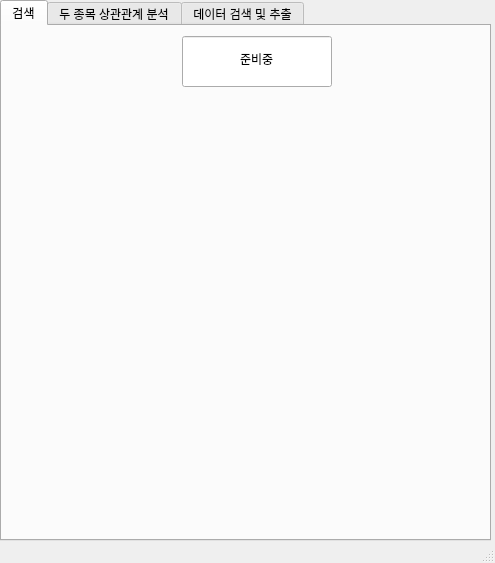
<?xml version="1.0" encoding="UTF-8"?>
<ui version="4.0">
 <class>MainWindow</class>
 <widget class="QMainWindow" name="MainWindow">
  <property name="geometry">
   <rect>
    <x>0</x>
    <y>0</y>
    <width>495</width>
    <height>563</height>
   </rect>
  </property>
  <property name="font">
   <font>
    <stylestrategy>PreferAntialias</stylestrategy>
   </font>
  </property>
  <property name="windowTitle">
   <string>MainWindow</string>
  </property>
  <widget class="QWidget" name="centralwidget">
   <widget class="QTabWidget" name="tabWidget">
    <property name="geometry">
     <rect>
      <x>0</x>
      <y>0</y>
      <width>491</width>
      <height>541</height>
     </rect>
    </property>
    <property name="currentIndex">
     <number>0</number>
    </property>
    <widget class="QWidget" name="tab_1">
     <attribute name="title">
      <string>검색</string>
     </attribute>
     <widget class="QLineEdit" name="lineEdit">
      <property name="geometry">
       <rect>
        <x>180</x>
        <y>10</y>
        <width>150</width>
        <height>51</height>
       </rect>
      </property>
      <property name="layoutDirection">
       <enum>Qt::LeftToRight</enum>
      </property>
      <property name="text">
       <string>준비중</string>
      </property>
      <property name="frame">
       <bool>true</bool>
      </property>
      <property name="alignment">
       <set>Qt::AlignCenter</set>
      </property>
      <property name="readOnly">
       <bool>true</bool>
      </property>
     </widget>
    </widget>
    <widget class="QWidget" name="tab_3">
     <attribute name="title">
      <string>두 종목 상관관계 분석</string>
     </attribute>
     <widget class="QTabWidget" name="tabWidget_2">
      <property name="geometry">
       <rect>
        <x>30</x>
        <y>150</y>
        <width>421</width>
        <height>361</height>
       </rect>
      </property>
      <property name="sizePolicy">
       <sizepolicy hsizetype="Ignored" vsizetype="Ignored">
        <horstretch>0</horstretch>
        <verstretch>0</verstretch>
       </sizepolicy>
      </property>
      <property name="currentIndex">
       <number>0</number>
      </property>
      <widget class="QWidget" name="tab">
       <attribute name="title">
        <string>분석 결과 값</string>
       </attribute>
       <widget class="QTextEdit" name="textEdit">
        <property name="geometry">
         <rect>
          <x>0</x>
          <y>0</y>
          <width>421</width>
          <height>341</height>
         </rect>
        </property>
       </widget>
      </widget>
      <widget class="QWidget" name="tab_13">
       <attribute name="title">
        <string>분석 그래프</string>
       </attribute>
       <widget class="QGraphicsView" name="graphicsView">
        <property name="geometry">
         <rect>
          <x>0</x>
          <y>0</y>
          <width>421</width>
          <height>341</height>
         </rect>
        </property>
       </widget>
      </widget>
     </widget>
     <widget class="QWidget" name="horizontalLayoutWidget_5">
      <property name="geometry">
       <rect>
        <x>30</x>
        <y>90</y>
        <width>421</width>
        <height>51</height>
       </rect>
      </property>
      <layout class="QHBoxLayout" name="horizontalLayout">
       <item>
        <layout class="QHBoxLayout" name="horizontalLayout_1">
         <item>
          <layout class="QVBoxLayout" name="verticalLayout_1">
           <item alignment="Qt::AlignHCenter|Qt::AlignBottom">
            <widget class="QLabel" name="label1">
             <property name="sizePolicy">
              <sizepolicy hsizetype="Fixed" vsizetype="Fixed">
               <horstretch>0</horstretch>
               <verstretch>0</verstretch>
              </sizepolicy>
             </property>
             <property name="font">
              <font>
               <pointsize>9</pointsize>
               <stylestrategy>PreferAntialias</stylestrategy>
              </font>
             </property>
             <property name="text">
              <string>데이터 수</string>
             </property>
             <property name="alignment">
              <set>Qt::AlignCenter</set>
             </property>
            </widget>
           </item>
           <item>
            <widget class="QTextEdit" name="data_len1">
             <property name="sizePolicy">
              <sizepolicy hsizetype="Ignored" vsizetype="Ignored">
               <horstretch>0</horstretch>
               <verstretch>0</verstretch>
              </sizepolicy>
             </property>
             <property name="font">
              <font>
               <pointsize>11</pointsize>
               <stylestrategy>PreferDefault</stylestrategy>
              </font>
             </property>
             <property name="toolTip">
              <string>&lt;html&gt;&lt;head/&gt;&lt;body&gt;&lt;p&gt;10개 단위로 입력 가능&lt;/p&gt;&lt;/body&gt;&lt;/html&gt;</string>
             </property>
             <property name="layoutDirection">
              <enum>Qt::LeftToRight</enum>
             </property>
             <property name="inputMethodHints">
              <set>Qt::ImhNone</set>
             </property>
             <property name="verticalScrollBarPolicy">
              <enum>Qt::ScrollBarAlwaysOff</enum>
             </property>
             <property name="horizontalScrollBarPolicy">
              <enum>Qt::ScrollBarAlwaysOff</enum>
             </property>
             <property name="tabChangesFocus">
              <bool>true</bool>
             </property>
             <property name="documentTitle">
              <string/>
             </property>
             <property name="html">
              <string>&lt;!DOCTYPE HTML PUBLIC &quot;-//W3C//DTD HTML 4.0//EN&quot; &quot;http://www.w3.org/TR/REC-html40/strict.dtd&quot;&gt;
&lt;html&gt;&lt;head&gt;&lt;meta name=&quot;qrichtext&quot; content=&quot;1&quot; /&gt;&lt;style type=&quot;text/css&quot;&gt;
p, li { white-space: pre-wrap; }
&lt;/style&gt;&lt;/head&gt;&lt;body style=&quot; font-family:'Gulim'; font-size:11pt; font-weight:400; font-style:normal;&quot;&gt;
&lt;p align=&quot;center&quot; style=&quot;-qt-paragraph-type:empty; margin-top:0px; margin-bottom:0px; margin-left:0px; margin-right:0px; -qt-block-indent:0; text-indent:0px;&quot;&gt;&lt;br /&gt;&lt;/p&gt;&lt;/body&gt;&lt;/html&gt;</string>
             </property>
             <property name="overwriteMode">
              <bool>true</bool>
             </property>
             <property name="placeholderText">
              <string/>
             </property>
            </widget>
           </item>
          </layout>
         </item>
         <item>
          <layout class="QVBoxLayout" name="verticalLayout_2">
           <item alignment="Qt::AlignHCenter|Qt::AlignBottom">
            <widget class="QLabel" name="label_2">
             <property name="sizePolicy">
              <sizepolicy hsizetype="Fixed" vsizetype="Fixed">
               <horstretch>0</horstretch>
               <verstretch>0</verstretch>
              </sizepolicy>
             </property>
             <property name="font">
              <font>
               <pointsize>9</pointsize>
               <stylestrategy>PreferAntialias</stylestrategy>
              </font>
             </property>
             <property name="text">
              <string>종목 코드 1</string>
             </property>
             <property name="alignment">
              <set>Qt::AlignCenter</set>
             </property>
            </widget>
           </item>
           <item>
            <widget class="QTextEdit" name="stock_num">
             <property name="sizePolicy">
              <sizepolicy hsizetype="Ignored" vsizetype="Ignored">
               <horstretch>0</horstretch>
               <verstretch>0</verstretch>
              </sizepolicy>
             </property>
             <property name="font">
              <font>
               <pointsize>11</pointsize>
               <stylestrategy>PreferAntialias</stylestrategy>
              </font>
             </property>
             <property name="toolTip">
              <string>&lt;html&gt;&lt;head/&gt;&lt;body&gt;&lt;p&gt;숫자 여섯자리&lt;/p&gt;&lt;/body&gt;&lt;/html&gt;</string>
             </property>
             <property name="layoutDirection">
              <enum>Qt::LeftToRight</enum>
             </property>
             <property name="inputMethodHints">
              <set>Qt::ImhNone</set>
             </property>
             <property name="verticalScrollBarPolicy">
              <enum>Qt::ScrollBarAlwaysOff</enum>
             </property>
             <property name="horizontalScrollBarPolicy">
              <enum>Qt::ScrollBarAlwaysOff</enum>
             </property>
             <property name="tabChangesFocus">
              <bool>true</bool>
             </property>
             <property name="documentTitle">
              <string/>
             </property>
             <property name="html">
              <string>&lt;!DOCTYPE HTML PUBLIC &quot;-//W3C//DTD HTML 4.0//EN&quot; &quot;http://www.w3.org/TR/REC-html40/strict.dtd&quot;&gt;
&lt;html&gt;&lt;head&gt;&lt;meta name=&quot;qrichtext&quot; content=&quot;1&quot; /&gt;&lt;style type=&quot;text/css&quot;&gt;
p, li { white-space: pre-wrap; }
&lt;/style&gt;&lt;/head&gt;&lt;body style=&quot; font-family:'Gulim'; font-size:11pt; font-weight:400; font-style:normal;&quot;&gt;
&lt;p align=&quot;center&quot; style=&quot;-qt-paragraph-type:empty; margin-top:0px; margin-bottom:0px; margin-left:0px; margin-right:0px; -qt-block-indent:0; text-indent:0px; font-size:9pt;&quot;&gt;&lt;br /&gt;&lt;/p&gt;&lt;/body&gt;&lt;/html&gt;</string>
             </property>
             <property name="overwriteMode">
              <bool>true</bool>
             </property>
             <property name="placeholderText">
              <string/>
             </property>
            </widget>
           </item>
          </layout>
         </item>
         <item>
          <layout class="QVBoxLayout" name="verticalLayout_3">
           <item alignment="Qt::AlignHCenter|Qt::AlignBottom">
            <widget class="QLabel" name="label_3">
             <property name="sizePolicy">
              <sizepolicy hsizetype="Fixed" vsizetype="Fixed">
               <horstretch>0</horstretch>
               <verstretch>0</verstretch>
              </sizepolicy>
             </property>
             <property name="font">
              <font>
               <pointsize>9</pointsize>
               <stylestrategy>PreferAntialias</stylestrategy>
              </font>
             </property>
             <property name="text">
              <string>종목 코드 2</string>
             </property>
             <property name="alignment">
              <set>Qt::AlignCenter</set>
             </property>
            </widget>
           </item>
           <item>
            <widget class="QTextEdit" name="stock_num_2">
             <property name="sizePolicy">
              <sizepolicy hsizetype="Ignored" vsizetype="Ignored">
               <horstretch>0</horstretch>
               <verstretch>0</verstretch>
              </sizepolicy>
             </property>
             <property name="font">
              <font>
               <pointsize>11</pointsize>
               <stylestrategy>PreferAntialias</stylestrategy>
              </font>
             </property>
             <property name="toolTip">
              <string>&lt;html&gt;&lt;head/&gt;&lt;body&gt;&lt;p&gt;숫자 여섯자리&lt;/p&gt;&lt;/body&gt;&lt;/html&gt;</string>
             </property>
             <property name="layoutDirection">
              <enum>Qt::LeftToRight</enum>
             </property>
             <property name="inputMethodHints">
              <set>Qt::ImhNone</set>
             </property>
             <property name="verticalScrollBarPolicy">
              <enum>Qt::ScrollBarAlwaysOff</enum>
             </property>
             <property name="horizontalScrollBarPolicy">
              <enum>Qt::ScrollBarAlwaysOff</enum>
             </property>
             <property name="tabChangesFocus">
              <bool>true</bool>
             </property>
             <property name="documentTitle">
              <string/>
             </property>
             <property name="html">
              <string>&lt;!DOCTYPE HTML PUBLIC &quot;-//W3C//DTD HTML 4.0//EN&quot; &quot;http://www.w3.org/TR/REC-html40/strict.dtd&quot;&gt;
&lt;html&gt;&lt;head&gt;&lt;meta name=&quot;qrichtext&quot; content=&quot;1&quot; /&gt;&lt;style type=&quot;text/css&quot;&gt;
p, li { white-space: pre-wrap; }
&lt;/style&gt;&lt;/head&gt;&lt;body style=&quot; font-family:'Gulim'; font-size:11pt; font-weight:400; font-style:normal;&quot;&gt;
&lt;p align=&quot;center&quot; style=&quot;-qt-paragraph-type:empty; margin-top:0px; margin-bottom:0px; margin-left:0px; margin-right:0px; -qt-block-indent:0; text-indent:0px; font-size:9pt;&quot;&gt;&lt;br /&gt;&lt;/p&gt;&lt;/body&gt;&lt;/html&gt;</string>
             </property>
             <property name="overwriteMode">
              <bool>true</bool>
             </property>
             <property name="placeholderText">
              <string/>
             </property>
            </widget>
           </item>
          </layout>
         </item>
        </layout>
       </item>
       <item>
        <widget class="QPushButton" name="Start_btn_1">
         <property name="sizePolicy">
          <sizepolicy hsizetype="Maximum" vsizetype="Ignored">
           <horstretch>0</horstretch>
           <verstretch>0</verstretch>
          </sizepolicy>
         </property>
         <property name="font">
          <font>
           <pointsize>10</pointsize>
           <stylestrategy>PreferAntialias</stylestrategy>
          </font>
         </property>
         <property name="autoFillBackground">
          <bool>false</bool>
         </property>
         <property name="text">
          <string>Start</string>
         </property>
        </widget>
       </item>
       <item>
        <widget class="QPushButton" name="Cancel_btn_1">
         <property name="sizePolicy">
          <sizepolicy hsizetype="Maximum" vsizetype="Ignored">
           <horstretch>0</horstretch>
           <verstretch>0</verstretch>
          </sizepolicy>
         </property>
         <property name="font">
          <font>
           <pointsize>10</pointsize>
           <stylestrategy>PreferAntialias</stylestrategy>
          </font>
         </property>
         <property name="autoFillBackground">
          <bool>false</bool>
         </property>
         <property name="text">
          <string>Cancel</string>
         </property>
        </widget>
       </item>
      </layout>
     </widget>
     <widget class="QLabel" name="label1_2">
      <property name="geometry">
       <rect>
        <x>30</x>
        <y>10</y>
        <width>421</width>
        <height>71</height>
       </rect>
      </property>
      <property name="sizePolicy">
       <sizepolicy hsizetype="Fixed" vsizetype="Fixed">
        <horstretch>0</horstretch>
        <verstretch>0</verstretch>
       </sizepolicy>
      </property>
      <property name="font">
       <font>
        <pointsize>9</pointsize>
        <stylestrategy>PreferAntialias</stylestrategy>
       </font>
      </property>
      <property name="frameShape">
       <enum>QFrame::NoFrame</enum>
      </property>
      <property name="frameShadow">
       <enum>QFrame::Plain</enum>
      </property>
      <property name="text">
       <string>&lt;html&gt;&lt;head/&gt;&lt;body&gt;&lt;p&gt;Tip&lt;/p&gt;&lt;p&gt;1. 데이터 수는 10배수로 입력 가능 (최근 데이터부터 가져올 수 있음)&lt;/p&gt;&lt;p&gt;2. 종목 코드는 숫자 6자리&lt;/p&gt;&lt;/body&gt;&lt;/html&gt;</string>
      </property>
      <property name="textFormat">
       <enum>Qt::AutoText</enum>
      </property>
      <property name="alignment">
       <set>Qt::AlignLeading|Qt::AlignLeft|Qt::AlignVCenter</set>
      </property>
     </widget>
    </widget>
    <widget class="QWidget" name="tab_2">
     <attribute name="title">
      <string>데이터 검색 및 추출</string>
     </attribute>
     <widget class="QLabel" name="label1_3">
      <property name="geometry">
       <rect>
        <x>30</x>
        <y>10</y>
        <width>421</width>
        <height>71</height>
       </rect>
      </property>
      <property name="sizePolicy">
       <sizepolicy hsizetype="Fixed" vsizetype="Fixed">
        <horstretch>0</horstretch>
        <verstretch>0</verstretch>
       </sizepolicy>
      </property>
      <property name="font">
       <font>
        <pointsize>9</pointsize>
        <stylestrategy>PreferAntialias</stylestrategy>
       </font>
      </property>
      <property name="frameShape">
       <enum>QFrame::NoFrame</enum>
      </property>
      <property name="frameShadow">
       <enum>QFrame::Plain</enum>
      </property>
      <property name="text">
       <string>&lt;html&gt;&lt;head/&gt;&lt;body&gt;&lt;p&gt;Tip&lt;/p&gt;&lt;p&gt;1. 데이터 수는 10배수로 입력 가능 (최근 데이터부터 가져올 수 있음)&lt;/p&gt;&lt;p&gt;2. 종목 코드는 숫자 6자리&lt;/p&gt;&lt;/body&gt;&lt;/html&gt;</string>
      </property>
      <property name="textFormat">
       <enum>Qt::AutoText</enum>
      </property>
      <property name="alignment">
       <set>Qt::AlignLeading|Qt::AlignLeft|Qt::AlignVCenter</set>
      </property>
     </widget>
     <widget class="QTextEdit" name="textEdit_2">
      <property name="geometry">
       <rect>
        <x>30</x>
        <y>150</y>
        <width>421</width>
        <height>321</height>
       </rect>
      </property>
     </widget>
     <widget class="QPushButton" name="pushButton_3">
      <property name="geometry">
       <rect>
        <x>30</x>
        <y>478</y>
        <width>421</width>
        <height>31</height>
       </rect>
      </property>
      <property name="sizePolicy">
       <sizepolicy hsizetype="Maximum" vsizetype="Ignored">
        <horstretch>0</horstretch>
        <verstretch>0</verstretch>
       </sizepolicy>
      </property>
      <property name="font">
       <font>
        <pointsize>10</pointsize>
        <stylestrategy>PreferAntialias</stylestrategy>
       </font>
      </property>
      <property name="autoFillBackground">
       <bool>false</bool>
      </property>
      <property name="text">
       <string>저장</string>
      </property>
     </widget>
     <widget class="QWidget" name="horizontalLayoutWidget_7">
      <property name="geometry">
       <rect>
        <x>30</x>
        <y>90</y>
        <width>421</width>
        <height>51</height>
       </rect>
      </property>
      <layout class="QHBoxLayout" name="horizontalLayout_4">
       <item>
        <layout class="QHBoxLayout" name="horizontalLayout_5">
         <item>
          <layout class="QVBoxLayout" name="verticalLayout_7">
           <item alignment="Qt::AlignHCenter|Qt::AlignBottom">
            <widget class="QLabel" name="label1_5">
             <property name="sizePolicy">
              <sizepolicy hsizetype="Fixed" vsizetype="Fixed">
               <horstretch>0</horstretch>
               <verstretch>0</verstretch>
              </sizepolicy>
             </property>
             <property name="font">
              <font>
               <pointsize>9</pointsize>
               <stylestrategy>PreferAntialias</stylestrategy>
              </font>
             </property>
             <property name="text">
              <string>데이터 수</string>
             </property>
             <property name="alignment">
              <set>Qt::AlignCenter</set>
             </property>
            </widget>
           </item>
           <item>
            <widget class="QTextEdit" name="data_len1_3">
             <property name="sizePolicy">
              <sizepolicy hsizetype="Ignored" vsizetype="Ignored">
               <horstretch>0</horstretch>
               <verstretch>0</verstretch>
              </sizepolicy>
             </property>
             <property name="font">
              <font>
               <pointsize>11</pointsize>
               <stylestrategy>PreferDefault</stylestrategy>
              </font>
             </property>
             <property name="toolTip">
              <string>&lt;html&gt;&lt;head/&gt;&lt;body&gt;&lt;p&gt;10개 단위로 입력 가능&lt;/p&gt;&lt;/body&gt;&lt;/html&gt;</string>
             </property>
             <property name="layoutDirection">
              <enum>Qt::LeftToRight</enum>
             </property>
             <property name="inputMethodHints">
              <set>Qt::ImhNone</set>
             </property>
             <property name="verticalScrollBarPolicy">
              <enum>Qt::ScrollBarAlwaysOff</enum>
             </property>
             <property name="horizontalScrollBarPolicy">
              <enum>Qt::ScrollBarAlwaysOff</enum>
             </property>
             <property name="tabChangesFocus">
              <bool>true</bool>
             </property>
             <property name="documentTitle">
              <string/>
             </property>
             <property name="html">
              <string>&lt;!DOCTYPE HTML PUBLIC &quot;-//W3C//DTD HTML 4.0//EN&quot; &quot;http://www.w3.org/TR/REC-html40/strict.dtd&quot;&gt;
&lt;html&gt;&lt;head&gt;&lt;meta name=&quot;qrichtext&quot; content=&quot;1&quot; /&gt;&lt;style type=&quot;text/css&quot;&gt;
p, li { white-space: pre-wrap; }
&lt;/style&gt;&lt;/head&gt;&lt;body style=&quot; font-family:'Gulim'; font-size:11pt; font-weight:400; font-style:normal;&quot;&gt;
&lt;p align=&quot;center&quot; style=&quot;-qt-paragraph-type:empty; margin-top:0px; margin-bottom:0px; margin-left:0px; margin-right:0px; -qt-block-indent:0; text-indent:0px;&quot;&gt;&lt;br /&gt;&lt;/p&gt;&lt;/body&gt;&lt;/html&gt;</string>
             </property>
             <property name="overwriteMode">
              <bool>true</bool>
             </property>
             <property name="placeholderText">
              <string/>
             </property>
            </widget>
           </item>
          </layout>
         </item>
         <item>
          <layout class="QVBoxLayout" name="verticalLayout_8">
           <item alignment="Qt::AlignHCenter|Qt::AlignBottom">
            <widget class="QLabel" name="label_6">
             <property name="sizePolicy">
              <sizepolicy hsizetype="Fixed" vsizetype="Fixed">
               <horstretch>0</horstretch>
               <verstretch>0</verstretch>
              </sizepolicy>
             </property>
             <property name="font">
              <font>
               <pointsize>9</pointsize>
               <stylestrategy>PreferAntialias</stylestrategy>
              </font>
             </property>
             <property name="text">
              <string>종목 코드 1</string>
             </property>
             <property name="alignment">
              <set>Qt::AlignCenter</set>
             </property>
            </widget>
           </item>
           <item>
            <widget class="QTextEdit" name="stock_num_4">
             <property name="sizePolicy">
              <sizepolicy hsizetype="Ignored" vsizetype="Ignored">
               <horstretch>0</horstretch>
               <verstretch>0</verstretch>
              </sizepolicy>
             </property>
             <property name="font">
              <font>
               <pointsize>11</pointsize>
               <stylestrategy>PreferAntialias</stylestrategy>
              </font>
             </property>
             <property name="toolTip">
              <string>&lt;html&gt;&lt;head/&gt;&lt;body&gt;&lt;p&gt;숫자 여섯자리&lt;/p&gt;&lt;/body&gt;&lt;/html&gt;</string>
             </property>
             <property name="layoutDirection">
              <enum>Qt::LeftToRight</enum>
             </property>
             <property name="inputMethodHints">
              <set>Qt::ImhNone</set>
             </property>
             <property name="verticalScrollBarPolicy">
              <enum>Qt::ScrollBarAlwaysOff</enum>
             </property>
             <property name="horizontalScrollBarPolicy">
              <enum>Qt::ScrollBarAlwaysOff</enum>
             </property>
             <property name="tabChangesFocus">
              <bool>true</bool>
             </property>
             <property name="documentTitle">
              <string/>
             </property>
             <property name="html">
              <string>&lt;!DOCTYPE HTML PUBLIC &quot;-//W3C//DTD HTML 4.0//EN&quot; &quot;http://www.w3.org/TR/REC-html40/strict.dtd&quot;&gt;
&lt;html&gt;&lt;head&gt;&lt;meta name=&quot;qrichtext&quot; content=&quot;1&quot; /&gt;&lt;style type=&quot;text/css&quot;&gt;
p, li { white-space: pre-wrap; }
&lt;/style&gt;&lt;/head&gt;&lt;body style=&quot; font-family:'Gulim'; font-size:11pt; font-weight:400; font-style:normal;&quot;&gt;
&lt;p align=&quot;center&quot; style=&quot;-qt-paragraph-type:empty; margin-top:0px; margin-bottom:0px; margin-left:0px; margin-right:0px; -qt-block-indent:0; text-indent:0px; font-size:9pt;&quot;&gt;&lt;br /&gt;&lt;/p&gt;&lt;/body&gt;&lt;/html&gt;</string>
             </property>
             <property name="overwriteMode">
              <bool>true</bool>
             </property>
             <property name="placeholderText">
              <string/>
             </property>
            </widget>
           </item>
          </layout>
         </item>
         <item>
          <layout class="QVBoxLayout" name="verticalLayout_9">
           <item alignment="Qt::AlignHCenter|Qt::AlignBottom">
            <widget class="QLabel" name="label_7">
             <property name="sizePolicy">
              <sizepolicy hsizetype="Fixed" vsizetype="Fixed">
               <horstretch>0</horstretch>
               <verstretch>0</verstretch>
              </sizepolicy>
             </property>
             <property name="font">
              <font>
               <pointsize>9</pointsize>
               <stylestrategy>PreferAntialias</stylestrategy>
              </font>
             </property>
             <property name="text">
              <string>종목 코드 2</string>
             </property>
             <property name="alignment">
              <set>Qt::AlignCenter</set>
             </property>
            </widget>
           </item>
           <item>
            <widget class="QLineEdit" name="lineEdit_2">
             <property name="sizePolicy">
              <sizepolicy hsizetype="Ignored" vsizetype="Ignored">
               <horstretch>0</horstretch>
               <verstretch>0</verstretch>
              </sizepolicy>
             </property>
             <property name="layoutDirection">
              <enum>Qt::LeftToRight</enum>
             </property>
             <property name="text">
              <string>준비중</string>
             </property>
             <property name="frame">
              <bool>true</bool>
             </property>
             <property name="alignment">
              <set>Qt::AlignCenter</set>
             </property>
             <property name="readOnly">
              <bool>true</bool>
             </property>
            </widget>
           </item>
          </layout>
         </item>
        </layout>
       </item>
       <item>
        <widget class="QPushButton" name="Start_btn_2">
         <property name="sizePolicy">
          <sizepolicy hsizetype="Maximum" vsizetype="Ignored">
           <horstretch>0</horstretch>
           <verstretch>0</verstretch>
          </sizepolicy>
         </property>
         <property name="font">
          <font>
           <pointsize>10</pointsize>
           <stylestrategy>PreferAntialias</stylestrategy>
          </font>
         </property>
         <property name="autoFillBackground">
          <bool>false</bool>
         </property>
         <property name="text">
          <string>Start</string>
         </property>
        </widget>
       </item>
       <item>
        <widget class="QPushButton" name="Cancel_btn_2">
         <property name="sizePolicy">
          <sizepolicy hsizetype="Maximum" vsizetype="Ignored">
           <horstretch>0</horstretch>
           <verstretch>0</verstretch>
          </sizepolicy>
         </property>
         <property name="font">
          <font>
           <pointsize>10</pointsize>
           <stylestrategy>PreferAntialias</stylestrategy>
          </font>
         </property>
         <property name="autoFillBackground">
          <bool>false</bool>
         </property>
         <property name="text">
          <string>Cancel</string>
         </property>
        </widget>
       </item>
      </layout>
     </widget>
    </widget>
   </widget>
  </widget>
  <widget class="QStatusBar" name="statusbar"/>
 </widget>
 <resources/>
 <connections/>
</ui>
